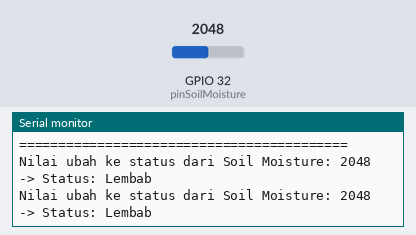
Simulated run of this sketch. Board: ESP32. Shown: the last lines printed to the serial monitor. The test bench sets the inputs (shaded band); at power-on: GPIO 32 (pinSoilMoisture) = 2048.

Above: at 2.2 s.
2.3 s: GPIO 32 (pinSoilMoisture) set to 1838
At 3.6 s:
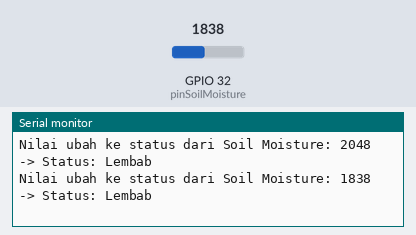
3.8 s: GPIO 32 (pinSoilMoisture) set to 1769
At 4.7 s:
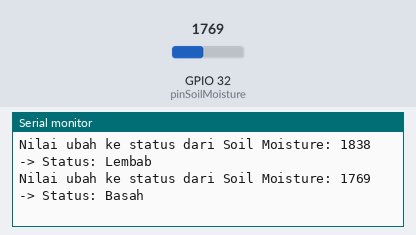

Measured:
- the behaviour switches between 1801 and 1800 on GPIO 32 (pinSoilMoisture) (found by bisection; images 1 and 2)
- after the input at 2.3 s, the serial monitor: prints a new line after 0.71 s (image 1)
- after the input at 3.8 s, the serial monitor: prints a new line after 0.21 s (image 2)

The sketch:

test-soil.ino
```cpp
const uint8_t pinSoilMoisture = 32;

void setup() {
  Serial.begin(115200);
  delay(1000);
  Serial.println("==========================================");
  Serial.println("  Pengujian Soil Mosture");
  Serial.println("==========================================");
}

void loop() {
  int nilaiSoilMentah = analogRead(pinSoilMoisture);

  Serial.print("Nilai ubah ke status dari Soil Moisture: ");
  Serial.print(nilaiSoilMentah);

  if (nilaiSoilMentah > 3200) {
    Serial.println(" ->  Status: Kering");
  } else if (nilaiSoilMentah > 1800) {
    Serial.println(" -> Status: Lembab");
  } else {
    Serial.println(" -> Status: Basah");
  }

  delay(1000);
}
```
